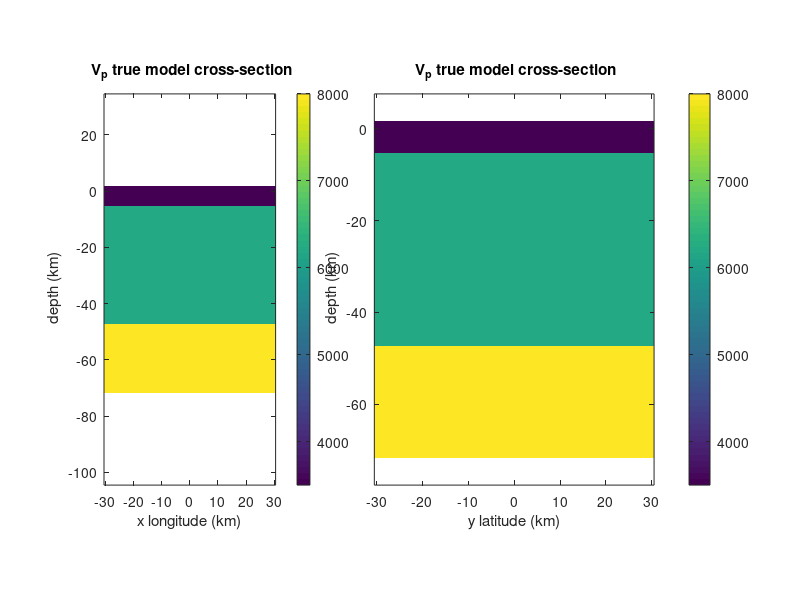

Write the MATLAB code that produced this figure.
% 用于FK-SEM建模

clear;clc;tic;set(0,'defaultfigurecolor','w');
cd C:\Users\22247\Desktop\SEM\test_demo\DATA\tomo_files;

%% 参数

% 三方向极值
xmin = -30000;    % 平行于纬线方向
xmax =  30000;
ymin = -30000;    % 平行于经线方向
ymax =  30000;
zmin = -70000;
zmax = 0;

% 三方向速度模型离散个数（并不是最后计算使用的网格，该速度模型插值到网格gll点上）
nx = 61;
ny = 61;
nz = 21;
hx = (xmax-xmin) / (nx-1);
hy = (ymax-ymin) / (ny-1);
hz = (zmax-zmin) / (nz-1);

% 屏幕显示网格间距
fprintf("grid on x = %8.2f m\n",hx);
fprintf("grid on y = %8.2f m\n",hy);
fprintf("grid on z = %8.2f m\n",hz);

vp1 = 3.5;  vs1 = 1.9;     rho1 = 2.8;    % 沉积盆地顶界面
vp2 = 6.2;  vs2 = 3.6;    rho2 = 2.8;    % 沉积盆地底界面
vp3 = 8.0;  vs3 = 4.5;    rho3 = 3.3;    % 地壳
% vp4 = 8.1;  vs4 = 4.5;    rho4 = 3.2;    % 上地幔

%% initialize models (true model)
RHO = ones(nx,ny,nz);
VP = ones(nx,ny,nz);
VS = ones(nx,ny,nz);
X = linspace(xmin,xmax,nx);
Y = linspace(ymin,ymax,ny);
Z = linspace(zmin,zmax,nz);
x = 0;
y = 0;
z = 0;

vp_tmp = ones(nx,1) ;
vs_tmp = ones(nx,1) ;
rho_tmp = ones(nx,1) ;

%% define model parameters

for k = 1:1:nz
    z = Z(k)/1000;
    for j = 1:1:ny
        y = Y(j)/1000;
        for i = 1:nx
            x = X(i)/1000;
            
%             if( z >= -20 && z <= 0 )
%                 vp_tmp(i) = vp2 ;
%                 vs_tmp(i) = vs2 ;
%                 rho_tmp(i) = rho2 ;
%             if( z >= -40 && z <= 0 )
%                 vp_tmp(i) = vp1 ;
%                 vs_tmp(i) = vs1 ;
%                 rho_tmp(i) = rho1 ;
            if( z >= -6 && z <= 0 )
                vp_tmp(i) = vp1 ;
                vs_tmp(i) = vs1 ;
                rho_tmp(i) = rho1 ;
            elseif( z >= -48 && z < 6 )
                vp_tmp(i) = vp2 ;
                vs_tmp(i) = vs2 ;
                rho_tmp(i) = rho2 ;
             elseif( z >= -70 && z < 48 )
                vp_tmp(i) = vp3 ;
                vs_tmp(i) = vs3 ;
                rho_tmp(i) = rho3 ;
%             elseif( z >= -90 && z < -40 - sqrt(3)*20 )
%                 vp_tmp(i) = vp2 ;
%                 vs_tmp(i) = vs2 ;
%                 rho_tmp(i) = rho2 ;
            
            end
            
%             % 沉积盆地（异常体）       修改 5*sqrt(3) 的地方即可，也就是对应的另一个直角边的长度
%             if ( z >= -5 &&  abs(x) <= 20 - 5*sqrt(3)/5*abs(z) && abs(y) <= 20 - 5*sqrt(3)/5*abs(z) )              % 斜坡倾斜30°
% %             if ( z >= -5 &&  abs(x) <= 20 - 5/5*abs(z) && abs(y) <= 20 - 5/5*abs(z) )                              % 斜坡坡度45°
%                 vp_tmp(i) = vp1 + (vp2 - vp1) * abs(z)/5 ;
%                 vs_tmp(i) = vs1 + (vs2 - vs1) * abs(z)/5  ;
%                 rho_tmp(i) = rho1 + (rho2 - rho1) * abs(z)/5  ;
%             end
%             
        end
        
        VP(:,j,k) = 1000.*vp_tmp;
        VS(:,j,k) = 1000.*vs_tmp;
        RHO(:,j,k) = 1000.*rho_tmp;  % 沿着x方向模型被复制为3D模型
        
    end
    
    if( k==1 || mod(k,10)==0 )
        fprintf('%d / %d \n',k,nz)
    end
end

figure;  % 平行于纬线切片
subplot(1,5,[1 2]);
imagesc(X/1000,Z/1000,squeeze(VP(:,round(ny/2),:))'); axis image; set(gca,'Ydir','normal')
title(' V_p true model cross-section');axis image;ylabel(' depth (km)');xlabel('x longitude (km)');axis equal;colorbar;

subplot(1,5,[3 4 5]);  % 平行于经线切片
imagesc(Y/1000,Z/1000,squeeze(VP(round(nx/2),:,:))'); axis image; set(gca,'Xdir','normal')
title(' V_p true model cross-section');axis image;ylabel(' depth (km)');xlabel('y latitude (km)');set(gca,'ydir','normal');axis equal;colorbar;
set(gcf,'Units','centimeter','Position',[30 10 30 15]);

pause(0.01);

return

%% write  model in disk

% TRUE 未光滑
% 输出模型文件
fid = fopen('tomography_model.xyz','w');
fprintf(fid,'#------------------------\n');
fprintf(fid,'# Sample tomographic file\n');
fprintf(fid,'#------------------------\n');
fprintf(fid,'#orig_x orig_y orig_z end_x end_y end_z\n');
fprintf(fid,'%.6f %.6f %.6f %.6f %.6f %.6f\n',xmin,ymin,zmax,xmax,ymax,zmin);
fprintf(fid,'#spacing_x spacing_y spacing_z\n');
fprintf(fid,'%.6f %.6f %.6f\n',hx,hy,-hz);
fprintf(fid,'#nx ny nz\n');
fprintf(fid,'%d %d %d\n',nx-1,ny-1,nz-1);
fprintf(fid,'#vpmin vpmax vsmin vsmax rhomin rhomax\n');
fprintf(fid,'%.6f %.6f %.6f %.6f %.6f %.6f\n',min(min(min(VP))),max(max(max(VP))),min(min(min(VS))),max(max(max(VS))),min(min(min(RHO))),max(max(max(RHO))));
fprintf(fid,'#model values\n');
for k = 2:nz
    for j = 1:ny - 1
        for i = 1:nx - 1
            fprintf(fid,'%.6f %.6f %.6f %.6f %.6f %.6f\n',X(i),Y(j),Z(nz-k+2),VP(i,j,nz-k+2),VS(i,j,nz-k+2),RHO(i,j,nz-k+2));
        end
    end
    fprintf("%d / %d layers in z have been finished !\n");
end
fclose all;

disp('finished')
toc
